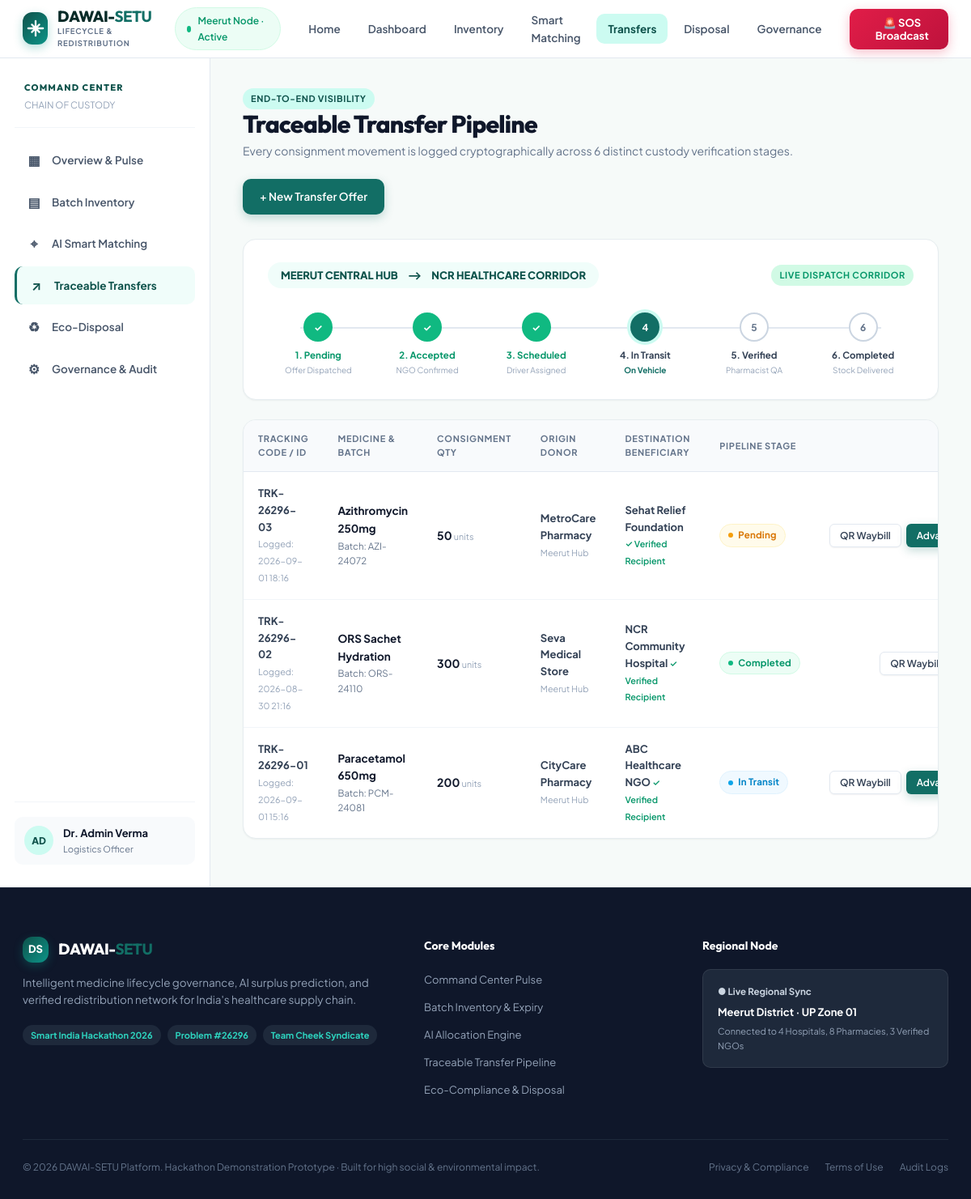
The page /transfers.html on the database its author committed.
### tables this page shows
CREATE TABLE transfers (
        id INTEGER PRIMARY KEY AUTOINCREMENT,
        medicine TEXT NOT NULL,
        batch TEXT NOT NULL,
        quantity INTEGER NOT NULL,
        donor TEXT NOT NULL,
        recipient TEXT NOT NULL,
        status TEXT DEFAULT 'Pending',
        tracking_code TEXT,
        created TEXT NOT NULL,
        updated TEXT NOT NULL
    );

### app.py (the view)
@app.route("/transfers")
@app.route("/transfers.html")
def transfers():
    conn = db()
    transfers_list = [dict(row) for row in conn.execute("SELECT * FROM transfers ORDER BY id DESC").fetchall()]
    conn.close()
    return render_template("transfers.html", transfers=transfers_list, active_page="transfers")

### app.py (called while the page is built)
def db():
    conn = sqlite3.connect(DB_PATH)
    conn.row_factory = sqlite3.Row
    return conn

### templates/transfers.html (shortened to what this page needs)
<!doctype html>
<html lang="en">
<head>
  <link rel="stylesheet" href="../static/style.css">
  <link rel="stylesheet" href="/static/style.css">
  <link rel="stylesheet" href="style.css">
</head>
<body data-page="transfers">
  <header class="nav-bar">
    <div class="nav-container">
      <a class="brand" href="index.html">
        <div class="brand-badge">
          <svg width="22" height="22" viewBox="0 0 24 24" fill="none" stroke="currentColor" stroke-width="2.5" stroke-linecap="round" stroke-linejoin="round">
            <path d="M12 2v20M2 12h20M7 7l10 10M17 7L7 17"/>
          </svg>
        </div>
        <div class="brand-text">
          <span class="brand-title">DAWAI-<b>SETU</b></span>
          <span class="brand-tag">LIFECYCLE & REDISTRIBUTION</span>
        </div>
      </a>
      <div class="nav-center">
        <div class="node-pill">
          <span class="beacon"></span>
          <span>Meerut Node · Active</span>
        </div>
      </div>
      <nav class="nav-links" id="mainNav">
        <a href="index.html" class="nav-link">Home</a>
        <a href="dashboard.html" class="nav-link">Dashboard</a>
        <a href="inventory.html" class="nav-link">Inventory</a>
        <a href="matching.html" class="nav-link">Smart Matching</a>
        <a href="transfers.html" class="nav-link active">Transfers</a>
        <a href="disposal.html" class="nav-link">Disposal</a>
        <a href="admin.html" class="nav-link">Governance</a>
      </nav>
      <div class="nav-actions">
        <button class="btn-sos" onclick="openModal('emergencyModal')" title="Broadcast Emergency Medicine Request">
          <span>🚨 SOS Broadcast</span>
        </button>
      </div>
    </div>
  </header>
  <div class="main-wrapper">
    <div class="app-shell">
      <aside class="sidebar">
        <div class="side-header">
          <div class="side-title">COMMAND CENTER</div>
          <span class="side-subtitle">CHAIN OF CUSTODY</span>
        </div>
        <div class="sidebar-nav">
          <a href="dashboard.html" class="side-item">
            <span class="side-icon">▦</span>
            <span>Overview & Pulse</span>
          </a>
          <a href="inventory.html" class="side-item">
            <span class="side-icon">▤</span>
            <span>Batch Inventory</span>
          </a>
          <a href="matching.html" class="side-item">
            <span class="side-icon">⌖</span>
            <span>AI Smart Matching</span>
          </a>
          <a href="transfers.html" class="side-item active">
            <span class="side-icon">↗</span>
            <span>Traceable Transfers</span>
          </a>
          <a href="disposal.html" class="side-item">
            <span class="side-icon">♻</span>
            <span>Eco-Disposal</span>
          </a>
          <a href="admin.html" class="side-item">
            <span class="side-icon">⚙</span>
            <span>Governance & Audit</span>
          </a>
        </div>
        <div class="side-footer">
          <div class="user-profile">
            <div class="user-avatar">AD</div>
            <div class="user-info">
              <b>Dr. Admin Verma</b>
              <small>Logistics Officer</small>
            </div>
          </div>
        </div>
      </aside>
      <main class="content-area">
        <div class="page-header">
          <div class="page-title-group">
            <div class="badge-tag primary">END-TO-END VISIBILITY</div>
            <h1>Traceable Transfer Pipeline</h1>
            <p>Every consignment movement is logged cryptographically across 6 distinct custody verification stages.</p>
          </div>
          <div class="page-actions">
            <a href="matching.html" class="btn btn-primary">+ New Transfer Offer</a>
          </div>
        </div>
        <div class="stepper-card">
          <div class="route-header">
            <div class="route-badge">
              <span>MEERUT CENTRAL HUB</span>
              <span>⟶</span>
              <span>NCR HEALTHCARE CORRIDOR</span>
            </div>
            <span class="badge-tag success">LIVE DISPATCH CORRIDOR</span>
          </div>
          <div class="stepper">
            <div class="step-item done">
              <div class="step-bubble">✓</div>
              <span class="step-title">1. Pending</span>
              <small style="color:var(--slate-400); font-size:10px;">Offer Dispatched</small>
            </div>
            <div class="step-item done">
              <div class="step-bubble">✓</div>
              <span class="step-title">2. Accepted</span>
              <small style="color:var(--slate-400); font-size:10px;">NGO Confirmed</small>
            </div>
            <div class="step-item done">
              <div class="step-bubble">✓</div>
              <span class="step-title">3. Scheduled</span>
              <small style="color:var(--slate-400); font-size:10px;">Driver Assigned</small>
            </div>
            <div class="step-item active">
              <div class="step-bubble">4</div>
              <span class="step-title">4. In Transit</span>
              <small style="color:var(--primary-600); font-size:10px; font-weight:700;">On Vehicle</small>
            </div>
            <div class="step-item">
              <div class="step-bubble">5</div>
              <span class="step-title">5. Verified</span>
              <small style="color:var(--slate-400); font-size:10px;">Pharmacist QA</small>
            </div>
            <div class="step-item">
              <div class="step-bubble">6</div>
              <span class="step-title">6. Completed</span>
              <small style="color:var(--slate-400); font-size:10px;">Stock Delivered</small>
            </div>
          </div>
        </div>
        <div class="table-card">
          <div class="table-responsive">
            <table>
              <thead>
                <tr>
                  <th>Tracking Code / ID</th>
                  <th>Medicine & Batch</th>
                  <th>Consignment Qty</th>
                  <th>Origin Donor</th>
                  <th>Destination Beneficiary</th>
                  <th>Pipeline Stage</th>
                  <th style="text-align: right;">Action</th>
                </tr>
              </thead>
              <tbody>
                {% if transfers %}
                  {% for t in transfers %}
                  <tr>
                    <td>
                      <b>{{ t.tracking_code or ('#TRK-26296-%02d' % t.id) }}</b>
                      <small style="color: var(--slate-400);">Logged: {{ t.created }}</small>
                    </td>
                    <td>
                      <div class="table-med-name">
                        <b>{{ t.medicine }}</b>
                        <small>Batch: {{ t.batch }}</small>
                      </div>
                    </td>
                    <td>
                      <strong style="font-size: 14px; color: var(--slate-900);">{{ t.quantity }}</strong>
                      <small style="color: var(--slate-400);">units</small>
                    </td>
                    <td>
                      <b>{{ t.donor }}</b>
                      <small style="color: var(--slate-400);">Meerut Hub</small>
                    </td>
                    <td>
                      <b>{{ t.recipient }}</b>
                      <small style="color: var(--emerald-600); font-weight: 600;">✓ Verified Recipient</small>
                    </td>
                    <td>
                      <span class="pill {{ 'ok' if t.status == 'Completed' else ('info' if t.status in ['In Transit', 'Collected'] else 'warn') }}">
                        {{ t.status }}
                      </span>
                    </td>
                    <td style="text-align: right;">
                      <div style="display: inline-flex; gap: 6px; justify-content: flex-end;">
                        <button class="btn btn-secondary btn-sm" onclick="previewManifest('{{ t.id }}', '{{ t.medicine }}', '{{ t.batch }}', '{{ t.quantity }}', '{{ t.donor }}', '{{ t.recipient }}', '{{ t.status }}', '{{ t.tracking_code }}')">
                          QR Waybill
                        </button>
                        {% if t.status != 'Completed' %}
                          <button class="btn btn-primary btn-sm" onclick="advanceTransfer('{{ t.id }}', '{{ t.status }}')">
                            Advance Stage →
                          </button>
                        {% else %}
                          <span class="badge-tag success" style="font-size: 10px;">CLOSED</span>
                        {% endif %}
                      </div>
                    </td>
                  </tr>
                  {% endfor %}
                {% endif %}
              </tbody>
            </table>
          </div>
        </div>
      </main>
    </div>
  </div>
  <footer class="footer-site">
    <div class="footer-content">
      <div class="footer-col brand-col">
        <div class="brand footer-brand">
          <div class="brand-badge small">DS</div>
          <span class="brand-title">DAWAI-<b>SETU</b></span>
        </div>
        <p class="footer-desc">Intelligent medicine lifecycle governance, AI surplus prediction, and verified redistribution network for India's healthcare supply chain.</p>
        <div class="footer-chips">
          <span class="chip">Smart India Hackathon 2026</span>
          <span class="chip">Problem #26296</span>
          <span class="chip">Team Cheek Syndicate</span>
        </div>
      </div>
      <div class="footer-col">
        <h4>Core Modules</h4>
        <ul>
          <li><a href="dashboard.html">Command Center Pulse</a></li>
          <li><a href="inventory.html">Batch Inventory &amp; Expiry</a></li>
          <li><a href="matching.html">AI Allocation Engine</a></li>
          <li><a href="transfers.html">Traceable Transfer Pipeline</a></li>
          <li><a href="disposal.html">Eco-Compliance &amp; Disposal</a></li>
        </ul>
      </div>
      <div class="footer-col">
        <h4>Regional Node</h4>
        <div class="node-card">
          <div class="node-status">● Live Regional Sync</div>
          <p>Meerut District · UP Zone 01</p>
          <small>Connected to 4 Hospitals, 8 Pharmacies, 3 Verified NGOs</small>
        </div>
      </div>
    </div>
    <div class="footer-bottom">
      <p>© 2026 DAWAI-SETU Platform. Hackathon Demonstration Prototype · Built for high social &amp; environmental impact.</p>
      <div class="footer-links">
        <a href="#privacy" onclick="showToast('Data Governance Policy: DPDP Act 2023 Compliant'); return false;">Privacy &amp; Compliance</a>
        <a href="#terms" onclick="showToast('Standard Healthcare Provider Protocol'); return false;">Terms of Use</a>
        <a href="admin.html">Audit Logs</a>
      </div>
    </div>
  </footer>
</body>
</html>

### rows shown on the page
transfers: tracking_code "TRK-26296-03", created "2026-09-01 18:16", medicine "Azithromycin 250mg", batch "AZI-24072", quantity "50", donor "MetroCare Pharmacy", recipient "Sehat Relief Foundation", status "Pending"
transfers: tracking_code "TRK-26296-02", created "2026-08-30 21:16", medicine "ORS Sachet Hydration", batch "ORS-24110", quantity "300", donor "Seva Medical Store", recipient "NCR Community Hospital", status "Completed"
transfers: tracking_code "TRK-26296-01", created "2026-09-01 15:16", medicine "Paracetamol 650mg", batch "PCM-24081", quantity "200", donor "CityCare Pharmacy", recipient "ABC Healthcare NGO", status "In Transit"
